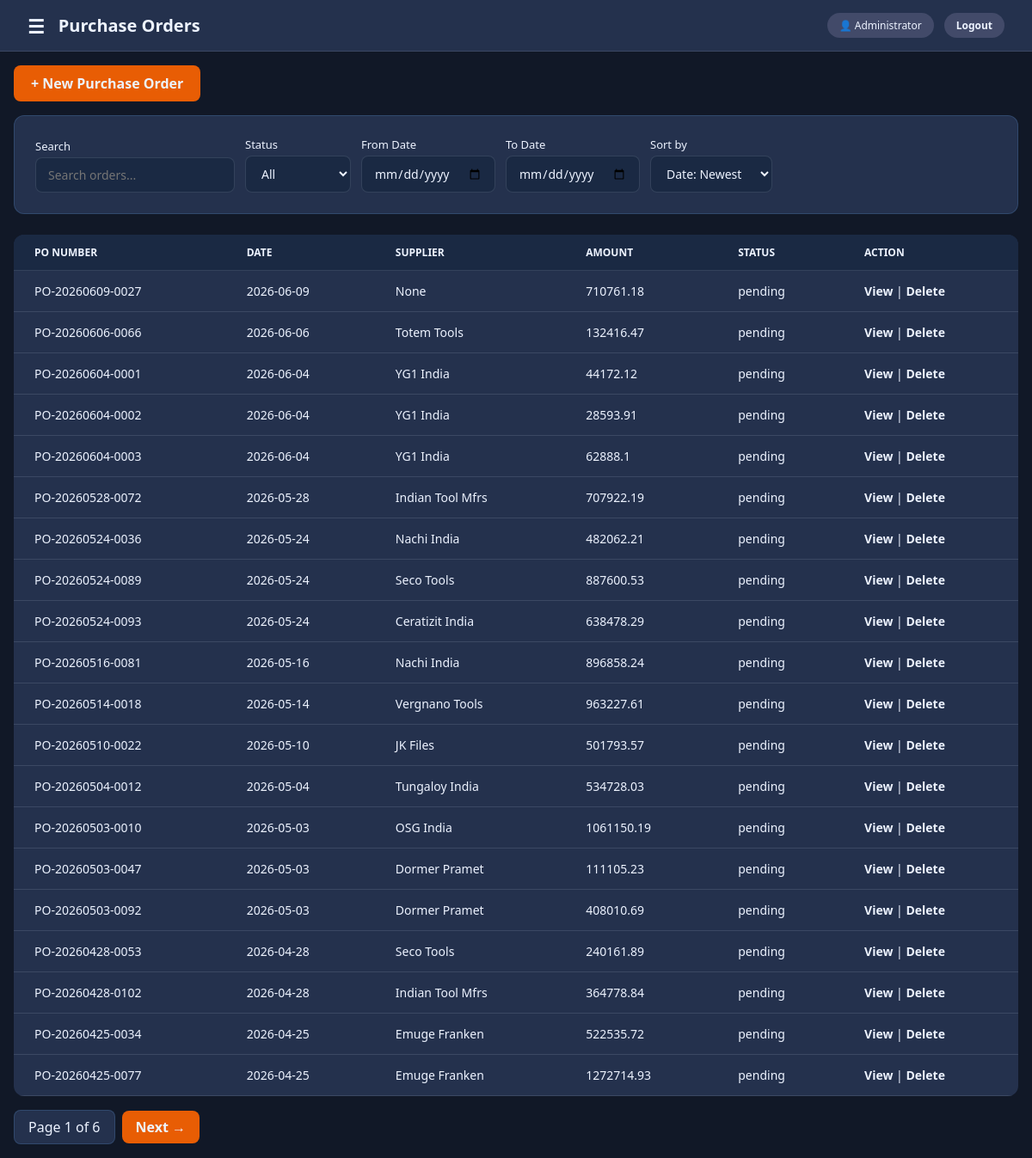
The app's page /purchase-orders (signed in) with its own data.
### tables this page shows
CREATE TABLE purchase_orders (
        id INTEGER PRIMARY KEY AUTOINCREMENT,
        order_no TEXT NOT NULL UNIQUE,
        order_date DATE NOT NULL,
        supplier_id INTEGER,
        transporter_id INTEGER,
        address TEXT,
        kind_attn TEXT,
        sup_ref_no TEXT,
        cr_days INTEGER DEFAULT 0,
        valid_till DATE,
        remarks TEXT,
        status TEXT DEFAULT 'pending',
        total_amount REAL DEFAULT 0,
        created_at DATETIME DEFAULT CURRENT_TIMESTAMP,
        FOREIGN KEY (supplier_id) REFERENCES suppliers(id)
        FOREIGN KEY (transporter_id) REFERENCES transporters(id)
        );

CREATE TABLE suppliers (
        id INTEGER PRIMARY KEY AUTOINCREMENT,
        name TEXT NOT NULL,
        phone TEXT,
        email TEXT,
        address TEXT,
        city TEXT,
        state TEXT,
        gst_number TEXT,
        created_at DATETIME DEFAULT CURRENT_TIMESTAMP
        );

### modules/purchases.py (the view)
@purchases.route("/purchase-orders")
def purchase_orders_list():
    page = request.args.get("page",1, type=int)
    search = request.args.get("search", "")
    status_filter = request.args.get("status", "")
    from_date = request.args.get("from_date", "")
    to_date = request.args.get("to_date", "")
    sort_by = request.args.get("sort", "date_desc")
    per_page= 20
    offset= (page-1) * per_page
    conn = get_connection()
    cursor= conn.cursor()
    search_term = "%" + search + "%"
    where = " WHERE (purchase_orders.order_no LIKE ? OR suppliers.name LIKE ?)"
    params = [search_term, search_term]
    if status_filter:
        where += " AND purchase_orders.status = ?"
        params.append(status_filter)
    if from_date:
        where += " AND purchase_orders.order_date >= ?"
        params.append(from_date)
    if to_date:
        where += " AND purchase_orders.order_date <= ?"
        params.append(to_date)
    sort_options = {
        "date_desc": "purchase_orders.order_date DESC",
        "date_asc": "purchase_orders.order_date ASC",
        "amount_desc": "purchase_orders.total_amount DESC",
        "amount_asc": "purchase_orders.total_amount ASC"
    }
    order_by = sort_options.get(sort_by, "purchase_orders.order_date DESC")
    cursor.execute("""
        SELECT purchase_orders.*,
        suppliers.name as supplier_name
        FROM purchase_orders
        LEFT JOIN suppliers ON purchase_orders.supplier_id = suppliers.id
    """ + where + " ORDER BY " + order_by + " LIMIT ? OFFSET ?", params + [per_page, offset])
    orders = cursor.fetchall()
    cursor.execute("""
        SELECT COUNT(*)
        FROM purchase_orders
        LEFT JOIN suppliers ON purchase_orders.supplier_id = suppliers.id
    """ + where, params)
    total = cursor.fetchone()[0]
    total_pages = (total + per_page - 1) // per_page
    conn.close()
    return render_template("purchases/purchase_orders.html", orders=orders, page=page, total_pages=total_pages, search=search, status_filter=status_filter, from_date=from_date, to_date=to_date, sort_by=sort_by)

### database.py (called while the page is built)
def get_connection():
    conn = sqlite3.connect(DATABASE)
    conn.row_factory = sqlite3.Row
    return conn

### modules/auth.py (called while the page is built)
def require_system(system_name):
    def check():
        if not session.get("user_id"):
            return redirect(url_for("auth.login", system=system_name, next=request.path))
        if session.get("system") != system_name:
            flash("That section belongs to a different login.", "danger")
            return redirect(url_for("auth.login", system=system_name))
    return check

### templates/purchases/purchase_orders.html (shortened to what this page needs)
{% extends "base.html" %}
{% block page_title %}Purchase Orders{% endblock %}
{% block content %}
<a href="/purchase-orders/add" style="background: #e85d04; color: white; padding: 10px 20px; border-radius: 8px; text-decoration: none; font-weight: 600; display: inline-block; margin-bottom: 16px;">+ New Purchase Order</a>
<form method="GET" action="/purchase-orders" style="display:flex; gap:12px; flex-wrap:wrap; align-items:end; margin-bottom:16px;" id="searchForm">
    <div style="display:flex; flex-direction:column; gap:4px;">
        <label style="font-size:13px; color:#6b6b6b;">Search</label>
        <input type="text" name="search" value="{{ search }}" placeholder="Search orders..." style="padding: 10px 14px;" id="searchBox" autofocus autocomplete="off">
    </div>
    <div style="display:flex; flex-direction:column; gap:4px;">
        <label style="font-size:13px; color:#6b6b6b;">Status</label>
        <select name="status" onchange="this.form.submit()">
            <option value="">All</option>
        </select>
    </div>
    <div style="display:flex; flex-direction:column; gap:4px;">
        <label style="font-size:13px; color:#6b6b6b;">From Date</label>
        <input type="date" name="from_date" value="{{ from_date }}" onchange="this.form.submit()">
    </div>
    <div style="display:flex; flex-direction:column; gap:4px;">
        <label style="font-size:13px; color:#6b6b6b;">To Date</label>
        <input type="date" name="to_date" value="{{ to_date }}" onchange="this.form.submit()">
    </div>
    <div style="display:flex; flex-direction:column; gap:4px;">
        <label style="font-size:13px; color:#6b6b6b;">Sort by</label>
        <select name="sort" onchange="this.form.submit()">
            <option value="date_desc" {% if sort_by == "date_desc" %}selected{% endif %}>Date: Newest</option>
        </select>
    </div>
</form>
<table>
    <thead>
        <tr>
            <th>PO Number</th>
            <th>Date</th>
            <th>Supplier</th>
            <th>Amount</th>
            <th>Status</th>
            <th>Action</th>
        </tr>
    </thead>
    <tbody>
        {% for order in orders %}
        <tr>
            <td>{{ order.order_no }}</td>
            <td>{{ order.order_date }}</td>
            <td>{{ order.supplier_name }}</td>
            <td>{{ order.total_amount }}</td>
            <td>{{ order.status }}</td>
            <td>
                <a href="/purchase-orders/view/{{ order.id }}">View</a> |
                <a href="/purchase-orders/delete/{{ order.id }}">Delete</a>
            </td>
        </tr>
        {% endfor %}
    </tbody>
</table>
<div style="display: flex; gap: 8px; margin-top: 16px; align-items: center;">
    <span style="padding: 8px 16px; background: white; border-radius: 8px; border: 1px solid #e0ddd8;">
        Page {{ page }} of {{ total_pages }}
    </span>
    {% if page < total_pages %}
    <a href="/purchase-orders?page={{ page + 1 }}&search={{ search }}&status={{ status_filter }}&from_date={{ from_date }}&to_date={{ to_date }}&sort={{ sort_by }}" style="background: #e85d04; color: white; padding: 8px 16px; border-radius: 8px; text-decoration: none;">Next →</a>
    {% endif %}
</div>
{% endblock %}

### templates/base.html (style rules this page uses)
:root { --theme-primary: #3E445C; --theme-secondary: #424A69; --theme-tertiary: #4A628A; --theme-accent: #5890CB; --theme-surface: #f5f3ef; --theme-surface-strong: #edf3fb; --theme-card: #ffffff; --theme-border: rgba(62, 68, 92, 0.15); --theme-text: #1a1a1a; --theme-text-soft: #6b6b6b; --theme-white: #ffffff; --theme-hover: rgba(88, 144, 203, 0.08); }
body[data-theme="dark"] { --theme-primary: #3E445C; --theme-secondary: #424A69; --theme-tertiary: #4A628A; --theme-accent: #5890CB; --theme-surface: #111827; --theme-surface-strong: #1a2943; --theme-card: #24314d; --theme-border: rgba(148, 163, 184, 0.2); --theme-text: #edf3ff; --theme-text-soft: #d7e4ff; --theme-white: #24314d; --theme-hover: rgba(88, 144, 203, 0.18); }
body[data-theme="dark"] .page-title, body[data-theme="dark"] .stat-label, body[data-theme="dark"] .stat-value, body[data-theme="dark"] .accordion-title, body[data-theme="dark"] .accordion-sub, body[data-theme="dark"] .accordion-metric, body[data-theme="dark"] .accordion-chevron, body[data-theme="dark"] .tab-btn, body[data-theme="dark"] .tab-btn:not(.active), body[data-theme="dark"] .user-badge, body[data-theme="dark"] td, body[data-theme="dark"] th, body[data-theme="dark"] label, body[data-theme="dark"] .nav-label, body[data-theme="dark"] .logo-sub { color: #edf3ff !important; }
body[data-theme="dark"] .stat-card, body[data-theme="dark"] .accordion-item, body[data-theme="dark"] .tab-bar, body[data-theme="dark"] form, body[data-theme="dark"] table, body[data-theme="dark"] .sidebar-theme-toggle, body[data-theme="dark"] [style*="background: white"], body[data-theme="dark"] [style*="background: #fff"], body[data-theme="dark"] [style*="background:#fff"], body[data-theme="dark"] [style*="background: #ffffff"] { background: var(--theme-card) !important; border-color: rgba(88, 144, 203, 0.25) !important; color: #edf3ff !important; }
body[data-theme="dark"] a { color: #edf3ff !important; }
* { margin: 0; padding: 0; box-sizing: border-box; font-family: 'segoe UI', sans-serif; }
body { display: flex; background: var(--theme-surface); min-height: 100vh; color: var(--theme-text); }
table { width: 100%; border-collapse: collapse; background: var(--theme-card); border-radius: 12px; overflow: hidden; margin-top: 24px; }
thead th, th { background: var(--theme-surface-strong); padding: 12px 24px; text-align: left; font-size: 12px; font-weight: 600; color: var(--theme-text-soft); text-transform: uppercase; border-bottom: 1px solid var(--theme-border); }
tbody tr, tr { border-bottom: 1px solid var(--theme-border); }
td { padding: 14px 24px; font-size: 14px; color: var(--theme-text); }
form { background: var(--theme-card); padding: 24px; border-radius: 12px; border: 1px solid var(--theme-border); margin-bottom: 24px; display: flex; gap: 12px; flex-wrap: wrap; align-items: flex-end; }
input, select { background: var(--theme-surface-strong); border: 1.5px solid var(--theme-border); border-radius: 8px; padding: 10px 14px; font-size: 14px; outline: none; color: var(--theme-text); }
a { color: var(--theme-tertiary); text-decoration: none; font-weight: 600; }

### records on screen
purchase_orders: order_no "PO-20260609-0027", order_date "2026-06-09", supplier_name "None", total_amount "710761.18", status "pending"
purchase_orders: order_no "PO-20260606-0066", order_date "2026-06-06", supplier_name "Totem Tools", total_amount "132416.47", status "pending"
purchase_orders: order_no "PO-20260604-0001", order_date "2026-06-04", supplier_name "YG1 India", total_amount "44172.12", status "pending"
purchase_orders: order_no "PO-20260604-0002", order_date "2026-06-04", supplier_name "YG1 India", total_amount "28593.91", status "pending"
purchase_orders: order_no "PO-20260604-0003", order_date "2026-06-04", supplier_name "YG1 India", total_amount "62888.1", status "pending"
purchase_orders: order_no "PO-20260528-0072", order_date "2026-05-28", supplier_name "Indian Tool Mfrs", total_amount "707922.19", status "pending"
purchase_orders: order_no "PO-20260524-0036", order_date "2026-05-24", supplier_name "Nachi India", total_amount "482062.21", status "pending"
purchase_orders: order_no "PO-20260524-0089", order_date "2026-05-24", supplier_name "Seco Tools", total_amount "887600.53", status "pending"
purchase_orders: order_no "PO-20260524-0093", order_date "2026-05-24", supplier_name "Ceratizit India", total_amount "638478.29", status "pending"
purchase_orders: order_no "PO-20260516-0081", order_date "2026-05-16", supplier_name "Nachi India", total_amount "896858.24", status "pending"
purchase_orders: order_no "PO-20260514-0018", order_date "2026-05-14", supplier_name "Vergnano Tools", total_amount "963227.61", status "pending"
purchase_orders: order_no "PO-20260510-0022", order_date "2026-05-10", supplier_name "JK Files", total_amount "501793.57", status "pending"
purchase_orders: order_no "PO-20260504-0012", order_date "2026-05-04", supplier_name "Tungaloy India", total_amount "534728.03", status "pending"
purchase_orders: order_no "PO-20260503-0010", order_date "2026-05-03", supplier_name "OSG India", total_amount "1061150.19", status "pending"
purchase_orders: order_no "PO-20260503-0047", order_date "2026-05-03", supplier_name "Dormer Pramet", total_amount "111105.23", status "pending"
purchase_orders: order_no "PO-20260503-0092", order_date "2026-05-03", supplier_name "Dormer Pramet", total_amount "408010.69", status "pending"
purchase_orders: order_no "PO-20260428-0053", order_date "2026-04-28", supplier_name "Seco Tools", total_amount "240161.89", status "pending"
purchase_orders: order_no "PO-20260428-0102", order_date "2026-04-28", supplier_name "Indian Tool Mfrs", total_amount "364778.84", status "pending"
purchase_orders: order_no "PO-20260425-0034", order_date "2026-04-25", supplier_name "Emuge Franken", total_amount "522535.72", status "pending"
purchase_orders: order_no "PO-20260425-0077", order_date "2026-04-25", supplier_name "Emuge Franken", total_amount "1272714.93", status "pending"

### other values on screen
{{ session.full_name }} "Administrator"
{{ page }} "1"
{{ total_pages }} "6"
